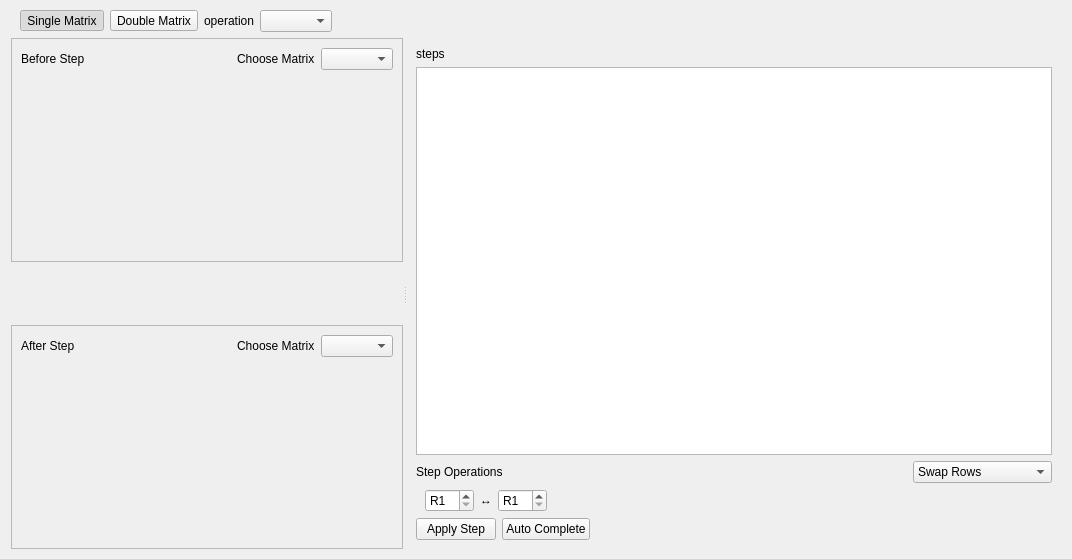
<?xml version="1.0" encoding="UTF-8"?>
<ui version="4.0">
 <class>CalculatePage</class>
 <widget class="QWidget" name="CalculatePage">
  <property name="geometry">
   <rect>
    <x>0</x>
    <y>0</y>
    <width>1072</width>
    <height>559</height>
   </rect>
  </property>
  <property name="windowTitle">
   <string>Form</string>
  </property>
  <layout class="QVBoxLayout" name="verticalLayout">
   <property name="topMargin">
    <number>10</number>
   </property>
   <property name="bottomMargin">
    <number>10</number>
   </property>
   <item>
    <widget class="QWidget" name="modeBar" native="true">
     <property name="sizePolicy">
      <sizepolicy hsizetype="Expanding" vsizetype="Fixed">
       <horstretch>0</horstretch>
       <verstretch>0</verstretch>
      </sizepolicy>
     </property>
     <layout class="QHBoxLayout" name="horizontalLayout">
      <property name="topMargin">
       <number>0</number>
      </property>
      <property name="bottomMargin">
       <number>0</number>
      </property>
      <item>
       <widget class="QToolButton" name="singleModeButton">
        <property name="text">
         <string>Single Matrix</string>
        </property>
        <property name="checkable">
         <bool>true</bool>
        </property>
        <property name="checked">
         <bool>true</bool>
        </property>
        <property name="autoExclusive">
         <bool>true</bool>
        </property>
       </widget>
      </item>
      <item>
       <widget class="QToolButton" name="doubleModeButton">
        <property name="text">
         <string>Double Matrix</string>
        </property>
        <property name="checkable">
         <bool>true</bool>
        </property>
        <property name="autoExclusive">
         <bool>true</bool>
        </property>
       </widget>
      </item>
      <item>
       <widget class="QLabel" name="operationLabel">
        <property name="text">
         <string>operation</string>
        </property>
       </widget>
      </item>
      <item>
       <widget class="QComboBox" name="operationComboBox"/>
      </item>
      <item>
       <spacer name="horizontalSpacer_3">
        <property name="orientation">
         <enum>Qt::Orientation::Horizontal</enum>
        </property>
        <property name="sizeHint" stdset="0">
         <size>
          <width>326</width>
          <height>20</height>
         </size>
        </property>
       </spacer>
      </item>
     </layout>
    </widget>
   </item>
   <item>
    <widget class="QSplitter" name="splitter">
     <property name="orientation">
      <enum>Qt::Orientation::Horizontal</enum>
     </property>
     <widget class="QWidget" name="matrixWorkspace" native="true">
      <layout class="QVBoxLayout" name="verticalLayout_2" stretch="1,0,1">
       <item>
        <widget class="QFrame" name="upperMatrixFrame">
         <property name="sizePolicy">
          <sizepolicy hsizetype="Preferred" vsizetype="Expanding">
           <horstretch>0</horstretch>
           <verstretch>0</verstretch>
          </sizepolicy>
         </property>
         <property name="frameShape">
          <enum>QFrame::Shape::StyledPanel</enum>
         </property>
         <property name="frameShadow">
          <enum>QFrame::Shadow::Raised</enum>
         </property>
         <layout class="QVBoxLayout" name="verticalLayout_4">
          <item>
           <layout class="QHBoxLayout" name="horizontalLayout_2">
            <item>
             <widget class="QLabel" name="upperMatrixLabel">
              <property name="sizePolicy">
               <sizepolicy hsizetype="Preferred" vsizetype="Fixed">
                <horstretch>0</horstretch>
                <verstretch>0</verstretch>
               </sizepolicy>
              </property>
              <property name="text">
               <string>Before Step</string>
              </property>
             </widget>
            </item>
            <item>
             <spacer name="horizontalSpacer">
              <property name="orientation">
               <enum>Qt::Orientation::Horizontal</enum>
              </property>
              <property name="sizeHint" stdset="0">
               <size>
                <width>40</width>
                <height>20</height>
               </size>
              </property>
             </spacer>
            </item>
            <item>
             <widget class="QLabel" name="upperLabel">
              <property name="sizePolicy">
               <sizepolicy hsizetype="Preferred" vsizetype="Fixed">
                <horstretch>0</horstretch>
                <verstretch>0</verstretch>
               </sizepolicy>
              </property>
              <property name="text">
               <string>Choose Matrix</string>
              </property>
             </widget>
            </item>
            <item>
             <widget class="QComboBox" name="upperMatrixComboBox"/>
            </item>
           </layout>
          </item>
          <item>
           <widget class="MatrixWidget" name="upperMatrixWidget" native="true">
            <property name="sizePolicy">
             <sizepolicy hsizetype="Fixed" vsizetype="Expanding">
              <horstretch>0</horstretch>
              <verstretch>0</verstretch>
             </sizepolicy>
            </property>
           </widget>
          </item>
         </layout>
        </widget>
       </item>
       <item>
        <widget class="QWidget" name="relationBar" native="true">
         <property name="sizePolicy">
          <sizepolicy hsizetype="Preferred" vsizetype="Fixed">
           <horstretch>0</horstretch>
           <verstretch>0</verstretch>
          </sizepolicy>
         </property>
         <property name="minimumSize">
          <size>
           <width>0</width>
           <height>40</height>
          </size>
         </property>
         <layout class="QHBoxLayout" name="horizontalLayout_10">
          <item>
           <spacer name="horizontalSpacer_9">
            <property name="orientation">
             <enum>Qt::Orientation::Horizontal</enum>
            </property>
            <property name="sizeHint" stdset="0">
             <size>
              <width>40</width>
              <height>20</height>
             </size>
            </property>
           </spacer>
          </item>
          <item>
           <widget class="QLabel" name="relationLabel">
            <property name="font">
             <font>
              <family>Academy Engraved LET</family>
              <pointsize>18</pointsize>
             </font>
            </property>
            <property name="text">
             <string/>
            </property>
           </widget>
          </item>
          <item>
           <spacer name="horizontalSpacer_8">
            <property name="orientation">
             <enum>Qt::Orientation::Horizontal</enum>
            </property>
            <property name="sizeHint" stdset="0">
             <size>
              <width>40</width>
              <height>20</height>
             </size>
            </property>
           </spacer>
          </item>
         </layout>
        </widget>
       </item>
       <item>
        <widget class="QFrame" name="lowerMatrixFrame">
         <property name="sizePolicy">
          <sizepolicy hsizetype="Preferred" vsizetype="Expanding">
           <horstretch>0</horstretch>
           <verstretch>0</verstretch>
          </sizepolicy>
         </property>
         <property name="frameShape">
          <enum>QFrame::Shape::StyledPanel</enum>
         </property>
         <property name="frameShadow">
          <enum>QFrame::Shadow::Raised</enum>
         </property>
         <layout class="QVBoxLayout" name="verticalLayout_5">
          <item>
           <layout class="QHBoxLayout" name="horizontalLayout_4">
            <item>
             <widget class="QLabel" name="lowerMatrixLabel">
              <property name="sizePolicy">
               <sizepolicy hsizetype="Preferred" vsizetype="Fixed">
                <horstretch>0</horstretch>
                <verstretch>0</verstretch>
               </sizepolicy>
              </property>
              <property name="text">
               <string>After Step</string>
              </property>
             </widget>
            </item>
            <item>
             <spacer name="lowerHorizontalSpacer">
              <property name="orientation">
               <enum>Qt::Orientation::Horizontal</enum>
              </property>
              <property name="sizeHint" stdset="0">
               <size>
                <width>0</width>
                <height>0</height>
               </size>
              </property>
             </spacer>
            </item>
            <item>
             <widget class="QLabel" name="lowerLabel">
              <property name="sizePolicy">
               <sizepolicy hsizetype="Preferred" vsizetype="Fixed">
                <horstretch>0</horstretch>
                <verstretch>0</verstretch>
               </sizepolicy>
              </property>
              <property name="text">
               <string>Choose Matrix</string>
              </property>
             </widget>
            </item>
            <item>
             <widget class="QComboBox" name="lowerMatrixComboBox"/>
            </item>
           </layout>
          </item>
          <item>
           <widget class="MatrixWidget" name="lowerMatrixWidget" native="true">
            <property name="sizePolicy">
             <sizepolicy hsizetype="Fixed" vsizetype="Expanding">
              <horstretch>0</horstretch>
              <verstretch>0</verstretch>
             </sizepolicy>
            </property>
           </widget>
          </item>
         </layout>
        </widget>
       </item>
      </layout>
     </widget>
     <widget class="QStackedWidget" name="modePanelStack">
      <property name="minimumSize">
       <size>
        <width>500</width>
        <height>0</height>
       </size>
      </property>
      <property name="maximumSize">
       <size>
        <width>1000</width>
        <height>16777215</height>
       </size>
      </property>
      <property name="currentIndex">
       <number>0</number>
      </property>
      <widget class="QWidget" name="singleModePanel">
       <property name="minimumSize">
        <size>
         <width>500</width>
         <height>0</height>
        </size>
       </property>
       <layout class="QVBoxLayout" name="verticalLayout_6">
        <item>
         <widget class="QLabel" name="stepHistoryLabel">
          <property name="text">
           <string>steps</string>
          </property>
         </widget>
        </item>
        <item>
         <widget class="QListWidget" name="stepListWidget">
          <property name="font">
           <font>
            <family>Academy Engraved LET</family>
            <pointsize>15</pointsize>
           </font>
          </property>
         </widget>
        </item>
        <item>
         <layout class="QHBoxLayout" name="horizontalLayout_3">
          <item>
           <widget class="QLabel" name="stepOperationLabel">
            <property name="text">
             <string>Step Operations</string>
            </property>
           </widget>
          </item>
          <item>
           <widget class="QComboBox" name="stepOperationComboBox">
            <property name="sizePolicy">
             <sizepolicy hsizetype="Fixed" vsizetype="Fixed">
              <horstretch>0</horstretch>
              <verstretch>0</verstretch>
             </sizepolicy>
            </property>
            <item>
             <property name="text">
              <string>Swap Rows</string>
             </property>
            </item>
            <item>
             <property name="text">
              <string>Add Multiple of Row</string>
             </property>
            </item>
            <item>
             <property name="text">
              <string>Scale Row</string>
             </property>
            </item>
           </widget>
          </item>
         </layout>
        </item>
        <item>
         <widget class="QStackedWidget" name="singleParameterStack">
          <property name="sizePolicy">
           <sizepolicy hsizetype="Preferred" vsizetype="Fixed">
            <horstretch>0</horstretch>
            <verstretch>0</verstretch>
           </sizepolicy>
          </property>
          <property name="currentIndex">
           <number>0</number>
          </property>
          <widget class="QWidget" name="swapRowsPage">
           <layout class="QHBoxLayout" name="horizontalLayout_5">
            <property name="topMargin">
             <number>0</number>
            </property>
            <property name="bottomMargin">
             <number>0</number>
            </property>
            <item>
             <widget class="QSpinBox" name="swapFirstRowSpinBox">
              <property name="prefix">
               <string>R</string>
              </property>
              <property name="minimum">
               <number>1</number>
              </property>
             </widget>
            </item>
            <item>
             <widget class="QLabel" name="swapArrowLabel">
              <property name="sizePolicy">
               <sizepolicy hsizetype="Preferred" vsizetype="Fixed">
                <horstretch>0</horstretch>
                <verstretch>0</verstretch>
               </sizepolicy>
              </property>
              <property name="text">
               <string>↔</string>
              </property>
             </widget>
            </item>
            <item>
             <widget class="QSpinBox" name="swapSecondRowSpinBox">
              <property name="prefix">
               <string>R</string>
              </property>
              <property name="minimum">
               <number>1</number>
              </property>
             </widget>
            </item>
            <item>
             <spacer name="horizontalSpacer_4">
              <property name="orientation">
               <enum>Qt::Orientation::Horizontal</enum>
              </property>
              <property name="sizeHint" stdset="0">
               <size>
                <width>320</width>
                <height>20</height>
               </size>
              </property>
             </spacer>
            </item>
           </layout>
          </widget>
          <widget class="QWidget" name="addRowsPage">
           <property name="sizePolicy">
            <sizepolicy hsizetype="Preferred" vsizetype="Fixed">
             <horstretch>0</horstretch>
             <verstretch>0</verstretch>
            </sizepolicy>
           </property>
           <layout class="QHBoxLayout" name="horizontalLayout_6">
            <property name="topMargin">
             <number>0</number>
            </property>
            <property name="bottomMargin">
             <number>0</number>
            </property>
            <item>
             <widget class="QSpinBox" name="addTargetRowSpinBox">
              <property name="prefix">
               <string>R</string>
              </property>
              <property name="minimum">
               <number>1</number>
              </property>
             </widget>
            </item>
            <item>
             <widget class="QLabel" name="addPlusLabel">
              <property name="sizePolicy">
               <sizepolicy hsizetype="Preferred" vsizetype="Fixed">
                <horstretch>0</horstretch>
                <verstretch>0</verstretch>
               </sizepolicy>
              </property>
              <property name="text">
               <string>+</string>
              </property>
             </widget>
            </item>
            <item>
             <widget class="QLineEdit" name="addMultiplierLineEdit">
              <property name="sizePolicy">
               <sizepolicy hsizetype="Fixed" vsizetype="Fixed">
                <horstretch>0</horstretch>
                <verstretch>0</verstretch>
               </sizepolicy>
              </property>
              <property name="maximumSize">
               <size>
                <width>40</width>
                <height>16777215</height>
               </size>
              </property>
              <property name="text">
               <string>1</string>
              </property>
              <property name="placeholderText">
               <string>2, 0.5, 3/4</string>
              </property>
             </widget>
            </item>
            <item>
             <widget class="QSpinBox" name="addSourceRowSpinBox">
              <property name="prefix">
               <string>R</string>
              </property>
              <property name="minimum">
               <number>1</number>
              </property>
             </widget>
            </item>
            <item>
             <spacer name="horizontalSpacer_5">
              <property name="orientation">
               <enum>Qt::Orientation::Horizontal</enum>
              </property>
              <property name="sizeHint" stdset="0">
               <size>
                <width>189</width>
                <height>20</height>
               </size>
              </property>
             </spacer>
            </item>
           </layout>
          </widget>
          <widget class="QWidget" name="scaleRowPage">
           <property name="sizePolicy">
            <sizepolicy hsizetype="Preferred" vsizetype="Fixed">
             <horstretch>0</horstretch>
             <verstretch>0</verstretch>
            </sizepolicy>
           </property>
           <layout class="QHBoxLayout" name="horizontalLayout_7">
            <property name="topMargin">
             <number>0</number>
            </property>
            <property name="bottomMargin">
             <number>0</number>
            </property>
            <item>
             <widget class="QLineEdit" name="scaleMultiplierLineEdit">
              <property name="sizePolicy">
               <sizepolicy hsizetype="Fixed" vsizetype="Fixed">
                <horstretch>0</horstretch>
                <verstretch>0</verstretch>
               </sizepolicy>
              </property>
              <property name="maximumSize">
               <size>
                <width>40</width>
                <height>16777215</height>
               </size>
              </property>
              <property name="text">
               <string>1</string>
              </property>
              <property name="placeholderText">
               <string>2, 0.5, 3/4</string>
              </property>
             </widget>
            </item>
            <item>
             <widget class="QSpinBox" name="scaleRowSpinBox">
              <property name="prefix">
               <string>R</string>
              </property>
              <property name="minimum">
               <number>1</number>
              </property>
             </widget>
            </item>
            <item>
             <spacer name="horizontalSpacer_6">
              <property name="orientation">
               <enum>Qt::Orientation::Horizontal</enum>
              </property>
              <property name="sizeHint" stdset="0">
               <size>
                <width>260</width>
                <height>20</height>
               </size>
              </property>
             </spacer>
            </item>
           </layout>
          </widget>
         </widget>
        </item>
        <item>
         <layout class="QHBoxLayout" name="horizontalLayout_8">
          <item>
           <widget class="QPushButton" name="applyStepButton">
            <property name="text">
             <string>Apply Step</string>
            </property>
           </widget>
          </item>
          <item>
           <widget class="QPushButton" name="autoCompleteButton">
            <property name="text">
             <string>Auto Complete</string>
            </property>
           </widget>
          </item>
          <item>
           <spacer name="horizontalSpacer_7">
            <property name="orientation">
             <enum>Qt::Orientation::Horizontal</enum>
            </property>
            <property name="sizeHint" stdset="0">
             <size>
              <width>40</width>
              <height>20</height>
             </size>
            </property>
           </spacer>
          </item>
         </layout>
        </item>
       </layout>
      </widget>
      <widget class="QWidget" name="doubleModePanel">
       <property name="minimumSize">
        <size>
         <width>500</width>
         <height>0</height>
        </size>
       </property>
       <layout class="QVBoxLayout" name="verticalLayout_7">
        <item>
         <widget class="QLabel" name="resultLabel">
          <property name="sizePolicy">
           <sizepolicy hsizetype="Preferred" vsizetype="Fixed">
            <horstretch>0</horstretch>
            <verstretch>0</verstretch>
           </sizepolicy>
          </property>
          <property name="text">
           <string>Result</string>
          </property>
         </widget>
        </item>
        <item>
         <widget class="QScrollArea" name="resultScrollArea">
          <property name="widgetResizable">
           <bool>true</bool>
          </property>
          <widget class="QWidget" name="scrollAreaWidgetContents">
           <property name="geometry">
            <rect>
             <x>0</x>
             <y>0</y>
             <width>474</width>
             <height>34</height>
            </rect>
           </property>
           <layout class="QGridLayout" name="gridLayout">
            <item row="0" column="0">
             <widget class="MatrixWidget" name="resultMatrixWidget" native="true"/>
            </item>
           </layout>
          </widget>
         </widget>
        </item>
        <item>
         <widget class="QLabel" name="calculationDetailsLabel">
          <property name="sizePolicy">
           <sizepolicy hsizetype="Preferred" vsizetype="Fixed">
            <horstretch>0</horstretch>
            <verstretch>0</verstretch>
           </sizepolicy>
          </property>
          <property name="text">
           <string>Calculation Details</string>
          </property>
         </widget>
        </item>
        <item>
         <widget class="QWidget" name="widget" native="true">
          <property name="sizePolicy">
           <sizepolicy hsizetype="Preferred" vsizetype="Preferred">
            <horstretch>0</horstretch>
            <verstretch>0</verstretch>
           </sizepolicy>
          </property>
         </widget>
        </item>
        <item>
         <layout class="QHBoxLayout" name="horizontalLayout_9">
          <item>
           <widget class="QPushButton" name="calculateDoubleButton">
            <property name="text">
             <string>Calculate</string>
            </property>
           </widget>
          </item>
          <item>
           <spacer name="horizontalSpacer_2">
            <property name="orientation">
             <enum>Qt::Orientation::Horizontal</enum>
            </property>
            <property name="sizeHint" stdset="0">
             <size>
              <width>40</width>
              <height>20</height>
             </size>
            </property>
           </spacer>
          </item>
         </layout>
        </item>
       </layout>
      </widget>
     </widget>
    </widget>
   </item>
  </layout>
 </widget>
 <customwidgets>
  <customwidget>
   <class>MatrixWidget</class>
   <extends>QWidget</extends>
   <header>widgets/matrix/matrixwidget.h</header>
   <container>1</container>
  </customwidget>
 </customwidgets>
 <resources/>
 <connections/>
</ui>
